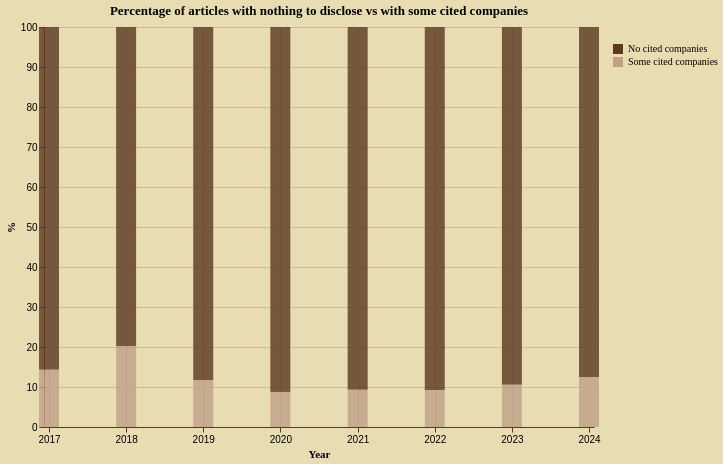

Write a Vega-Lite specification for this figure.
### Vega-Lite specification from a JSON file in a GitHub repository (floating-point values rounded to 4 significant figures)
{"config": {"background": "#e8ddb2", "view": {"stroke": "transparent", "width": 550, "height": 400}, "axis": {"domainColor": "#5a3921", "gridColor": "#5a3921", "gridOpacity": 0.2, "tickColor": "#5a3921", "labelColor": "black", "titleColor": "black", "titleFont": "EB Garamond"}, "legend": {"labelColor": "black", "titleColor": "black", "labelFont": "EB Garamond", "titleFont": "EB Garamond"}, "title": {"color": "black", "font": "EB Garamond"}, "mark": {"color": "#6b4a32", "opacity": 0.8}, "bar": {"color": "#6b4a32", "opacity": 0.8}, "line": {"color": "#6b4a32", "opacity": 0.8}, "area": {"color": "#6b4a32", "opacity": 0.8}, "point": {"color": "#6b4a32", "opacity": 0.8}}, "data": {"name": "data-5a9aaf448372eaaf0b49ab26946b8ede"}, "mark": {"type": "bar", "size": 20}, "encoding": {"color": {"field": "declared", "scale": {"domain": ["No cited companies", "Some cited companies"], "range": ["#5a3921", "#c1a087"]}, "title": " ", "type": "nominal"}, "tooltip": [{"field": "declared", "title": " ", "type": "nominal"}, {"field": "percent", "format": ".2f", "title": "%", "type": "quantitative"}], "x": {"field": "year", "title": "Year", "type": "temporal"}, "y": {"field": "percent", "title": "%", "type": "quantitative"}}, "title": "Percentage of articles with nothing to disclose vs with some cited companies", "$schema": "https://vega.github.io/schema/vega-lite/v5.20.1.json", "datasets": {"data-5a9aaf448372eaaf0b49ab26946b8ede": [{"year": "2017-01-01T00:00:00", "declared": "No cited companies", "count": 61067, "percent": 85.67}, {"year": "2017-01-01T00:00:00", "declared": "Some cited companies", "count": 10213, "percent": 14.33}, {"year": "2018-01-01T00:00:00", "declared": "No cited companies", "count": 69486, "percent": 79.8}, {"year": "2018-01-01T00:00:00", "declared": "Some cited companies", "count": 17590, "percent": 20.2}, {"year": "2019-01-01T00:00:00", "declared": "No cited companies", "count": 102759, "percent": 88.31}, {"year": "2019-01-01T00:00:00", "declared": "Some cited companies", "count": 13602, "percent": 11.69}, {"year": "2020-01-01T00:00:00", "declared": "No cited companies", "count": 178623, "percent": 91.23}, {"year": "2020-01-01T00:00:00", "declared": "Some cited companies", "count": 17169, "percent": 8.77}, {"year": "2021-01-01T00:00:00", "declared": "No cited companies", "count": 224706, "percent": 90.71}, {"year": "2021-01-01T00:00:00", "declared": "Some cited companies", "count": 23006, "percent": 9.29}, {"year": "2022-01-01T00:00:00", "declared": "No cited companies", "count": 238313, "percent": 90.82}, {"year": "2022-01-01T00:00:00", "declared": "Some cited companies", "count": 24084, "percent": 9.18}, {"year": "2023-01-01T00:00:00", "declared": "No cited companies", "count": 236750, "percent": 89.44}, {"year": "2023-01-01T00:00:00", "declared": "Some cited companies", "count": 27958, "percent": 10.56}, {"year": "2024-01-01T00:00:00", "declared": "No cited companies", "count": 239868, "percent": 87.58}, {"year": "2024-01-01T00:00:00", "declared": "Some cited companies", "count": 34022, "percent": 12.42}]}}
